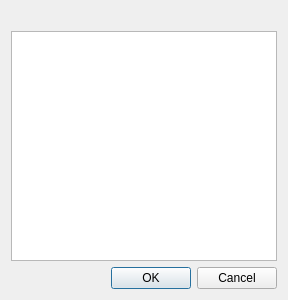
<?xml version="1.0" encoding="UTF-8"?>
<ui version="4.0">
 <class>TextInputDialog</class>
 <widget class="QDialog" name="TextInputDialog">
  <property name="geometry">
   <rect>
    <x>0</x>
    <y>0</y>
    <width>288</width>
    <height>300</height>
   </rect>
  </property>
  <property name="windowTitle">
   <string>Dialog</string>
  </property>
  <layout class="QVBoxLayout" name="verticalLayout">
   <item>
    <widget class="QLabel" name="label">
     <property name="text">
      <string/>
     </property>
    </widget>
   </item>
   <item>
    <widget class="QPlainTextEdit" name="plainTextEdit"/>
   </item>
   <item>
    <widget class="QDialogButtonBox" name="buttonBox">
     <property name="orientation">
      <enum>Qt::Horizontal</enum>
     </property>
     <property name="standardButtons">
      <set>QDialogButtonBox::Cancel|QDialogButtonBox::Ok</set>
     </property>
    </widget>
   </item>
  </layout>
 </widget>
 <resources/>
 <connections>
  <connection>
   <sender>buttonBox</sender>
   <signal>accepted()</signal>
   <receiver>TextInputDialog</receiver>
   <slot>accept()</slot>
   <hints>
    <hint type="sourcelabel">
     <x>248</x>
     <y>254</y>
    </hint>
    <hint type="destinationlabel">
     <x>157</x>
     <y>274</y>
    </hint>
   </hints>
  </connection>
  <connection>
   <sender>buttonBox</sender>
   <signal>rejected()</signal>
   <receiver>TextInputDialog</receiver>
   <slot>reject()</slot>
   <hints>
    <hint type="sourcelabel">
     <x>316</x>
     <y>260</y>
    </hint>
    <hint type="destinationlabel">
     <x>286</x>
     <y>274</y>
    </hint>
   </hints>
  </connection>
 </connections>
</ui>
